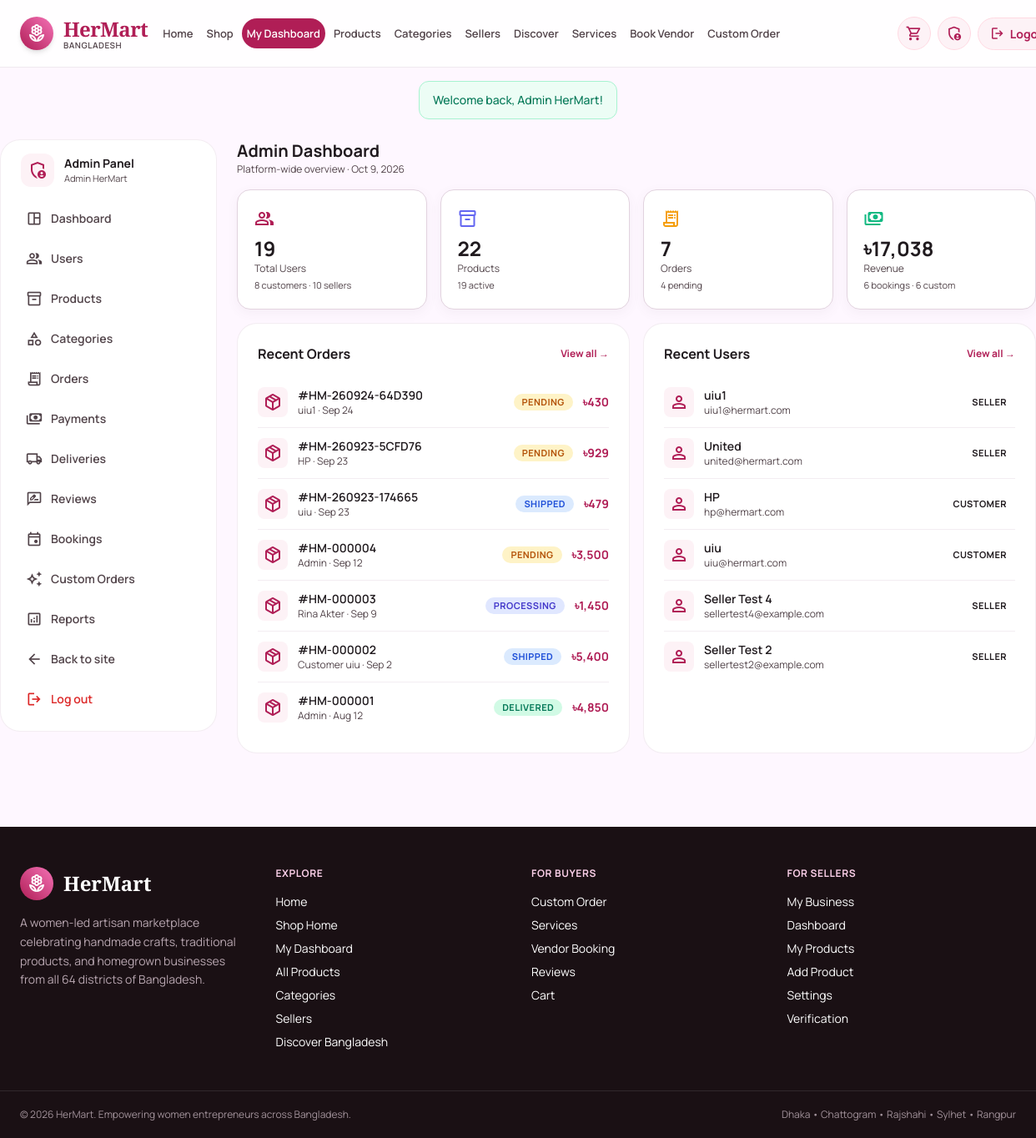
The app's page /admin/dashboard.php (signed in) with its own data.
### tables this page shows
CREATE TABLE `orders` (
  `id` int(11) NOT NULL,
  `order_number` varchar(40) NOT NULL,
  `customer_id` int(11) DEFAULT NULL,
  `total_amount` decimal(12,2) NOT NULL DEFAULT 0.00,
  `shipping_address` varchar(500) DEFAULT NULL,
  `district` varchar(80) DEFAULT NULL,
  `upazila` varchar(80) DEFAULT NULL,
  `phone` varchar(30) DEFAULT NULL,
  `notes` text DEFAULT NULL,
  `payment_method` enum('cod','bkash','nagad','card','bank') NOT NULL DEFAULT 'cod',
  `payment_status` enum('pending','paid','failed','refunded') NOT NULL DEFAULT 'pending',
  `order_status` enum('pending','confirmed','processing','shipped','out_for_delivery','delivered','cancelled') NOT NULL DEFAULT 'pending',
  `created_at` timestamp NOT NULL DEFAULT current_timestamp(),
  `updated_at` timestamp NOT NULL DEFAULT current_timestamp() ON UPDATE current_timestamp()
);

CREATE TABLE `users` (
  `id` int(11) NOT NULL,
  `name` varchar(120) NOT NULL,
  `email` varchar(150) NOT NULL,
  `phone` varchar(30) DEFAULT NULL,
  `password_hash` varchar(255) NOT NULL,
  `role` enum('customer','seller','admin') NOT NULL DEFAULT 'customer',
  `status` enum('active','inactive','suspended') NOT NULL DEFAULT 'active',
  `address` varchar(255) DEFAULT NULL,
  `profile_image` varchar(255) DEFAULT NULL,
  `created_at` timestamp NOT NULL DEFAULT current_timestamp(),
  `updated_at` timestamp NOT NULL DEFAULT current_timestamp() ON UPDATE current_timestamp()
);

### includes/db.php (called while the page is built, shortened)
<?php
$host = DB_HOST;
$user = DB_USER;
$pass = DB_PASS;
$db   = DB_NAME;
$port = DB_PORT;
$conn = @new mysqli($host, $user, $pass, $db, $port);
$db_ready = !$conn->connect_error;
function db_select($sql, $types = '', $params = []) {
    global $conn, $db_ready;
    $stmt = $conn->prepare($sql);
    if (!$stmt->execute()) {
        error_log('[HerMart] db_select execute failed: ' . $stmt->error . ' | SQL: ' . $sql);
        $stmt->close();
        return [];
    }
    $res = $stmt->get_result();
    $rows = $res ? $res->fetch_all(MYSQLI_ASSOC) : [];
    return $rows;
}
function db_select_one($sql, $types = '', $params = []) {
    $rows = db_select($sql, $types, $params);
    return $rows[0] ?? null;
}
function h($str) {
    return htmlspecialchars((string)$str, ENT_QUOTES, 'UTF-8');
}

### includes/functions.php (called while the page is built, shortened)
<?php
require_once __DIR__ . '/db.php';
function status_pill_class($status, $type = 'order') {
    if ($type === 'order') {
        return match($status) {
            'pending'          => 'bg-amber-100 text-amber-700',
            'confirmed'        => 'bg-sky-100 text-sky-700',
            'processing'       => 'bg-indigo-100 text-indigo-700',
            'shipped'          => 'bg-blue-100 text-blue-700',
            'out_for_delivery' => 'bg-purple-100 text-purple-700',
            'delivered'        => 'bg-emerald-100 text-emerald-700',
            'cancelled'        => 'bg-red-100 text-red-700',
            default            => 'bg-gray-100 text-gray-700',
        };
    }
    return 'bg-gray-100 text-gray-700';
}
function format_status_label($status) {
    return h(ucwords(str_replace('_', ' ', (string)$status)));
}
function money_tk($amount) {
    return '৳' . number_format((float)$amount, 0);
}
    ?>

### admin/dashboard.php (the view, shortened to what this page needs)
<?php
$stats = [
    'total_users'        => (int)(db_select_one("SELECT COUNT(*) AS c FROM users")['c'] ?? 0),
    'customers'          => (int)(db_select_one("SELECT COUNT(*) AS c FROM users WHERE role = 'customer'")['c'] ?? 0),
    'sellers'            => (int)(db_select_one("SELECT COUNT(*) AS c FROM users WHERE role = 'seller'")['c'] ?? 0),
    'total_products'     => (int)(db_select_one("SELECT COUNT(*) AS c FROM products")['c'] ?? 0),
    'active_products'    => (int)(db_select_one("SELECT COUNT(*) AS c FROM products WHERE status = 'active'")['c'] ?? 0),
    'total_orders'       => (int)(db_select_one("SELECT COUNT(*) AS c FROM orders")['c'] ?? 0),
    'pending_orders'     => (int)(db_select_one("SELECT COUNT(*) AS c FROM orders WHERE order_status IN ('pending','confirmed','processing')")['c'] ?? 0),
    'total_bookings'     => (int)(db_select_one("SELECT COUNT(*) AS c FROM bookings")['c'] ?? 0),
    'total_custom'       => (int)(db_select_one("SELECT COUNT(*) AS c FROM custom_orders")['c'] ?? 0),
    'revenue'            => (float)(db_select_one("SELECT COALESCE(SUM(total_amount),0) AS r FROM orders WHERE order_status NOT IN ('cancelled')")['r'] ?? 0),
];
$recentOrders = db_select(
    "SELECT o.id, o.order_number, o.created_at, o.order_status, o.total_amount,
            u.name AS customer_name
     FROM orders o LEFT JOIN users u ON u.id = o.customer_id
     ORDER BY o.created_at DESC LIMIT 8"
);
$recentUsers = db_select(
    "SELECT id, name, email, role, created_at FROM users ORDER BY created_at DESC LIMIT 6"
);
include __DIR__ . '/../includes/header.php';
include __DIR__ . '/_layout_top.php';
?>
<div>
  <h2 class="text-xl font-bold">Admin Dashboard</h2>
  <p class="text-xs text-on-surface-variant">Platform-wide overview · <?= h(date('M j, Y')) ?></p>
</div>
<div class="grid grid-cols-2 md:grid-cols-4 gap-4">
  <div class="hm-card p-5">
    <span class="material-symbols-outlined text-primary">group</span>
    <div class="text-2xl font-bold mt-2"><?= $stats['total_users'] ?></div>
    <div class="text-xs text-on-surface-variant">Total Users</div>
    <div class="text-[11px] text-on-surface-variant mt-1"><?= $stats['customers'] ?> customers · <?= $stats['sellers'] ?> sellers</div>
  </div>
  <div class="hm-card p-5">
    <span class="material-symbols-outlined text-indigo-500">inventory_2</span>
    <div class="text-2xl font-bold mt-2"><?= $stats['total_products'] ?></div>
    <div class="text-xs text-on-surface-variant">Products</div>
    <div class="text-[11px] text-on-surface-variant mt-1"><?= $stats['active_products'] ?> active</div>
  </div>
  <div class="hm-card p-5">
    <span class="material-symbols-outlined text-amber-500">receipt_long</span>
    <div class="text-2xl font-bold mt-2"><?= $stats['total_orders'] ?></div>
    <div class="text-xs text-on-surface-variant">Orders</div>
    <div class="text-[11px] text-on-surface-variant mt-1"><?= $stats['pending_orders'] ?> pending</div>
  </div>
  <div class="hm-card p-5">
    <span class="material-symbols-outlined text-emerald-500">payments</span>
    <div class="text-2xl font-bold mt-2"><?= money_tk($stats['revenue']) ?></div>
    <div class="text-xs text-on-surface-variant">Revenue</div>
    <div class="text-[11px] text-on-surface-variant mt-1"><?= $stats['total_bookings'] ?> bookings · <?= $stats['total_custom'] ?> custom</div>
  </div>
</div>
<div class="grid lg:grid-cols-2 gap-4">
  <div class="bg-white rounded-3xl border border-outline/40 p-6">
    <div class="flex items-center justify-between mb-4">
      <h3 class="font-bold">Recent Orders</h3>
      <a href="orders.php" class="text-xs font-bold text-primary hover:underline">View all →</a>
    </div>
    <?php if (empty($recentOrders)): ?>
      <p class="text-sm text-on-surface-variant py-6 text-center">No orders yet.</p>
    <?php else: ?>
      <div class="divide-y divide-outline/40">
        <?php foreach ($recentOrders as $o): ?>
          <div class="py-3 flex items-center gap-3">
            <div class="w-9 h-9 rounded-lg bg-primary-light flex items-center justify-center">
              <span class="material-symbols-outlined text-primary">package_2</span>
            </div>
            <div class="flex-1 min-w-0">
              <div class="font-semibold text-sm truncate">#<?= h($o['order_number']) ?></div>
              <div class="text-xs text-on-surface-variant"><?= h($o['customer_name'] ?? 'Customer') ?> · <?= h(date('M j', strtotime($o['created_at']))) ?></div>
            </div>
            <span class="hm-pill <?= status_pill_class($o['order_status'], 'order') ?>"><?= format_status_label($o['order_status']) ?></span>
            <span class="text-sm font-bold text-primary"><?= money_tk($o['total_amount']) ?></span>
          </div>
        <?php endforeach; ?>
      </div>
    <?php endif; ?>
  </div>
  <div class="bg-white rounded-3xl border border-outline/40 p-6">
    <div class="flex items-center justify-between mb-4">
      <h3 class="font-bold">Recent Users</h3>
      <a href="users.php" class="text-xs font-bold text-primary hover:underline">View all →</a>
    </div>
    <?php if (empty($recentUsers)): ?>
      <p class="text-sm text-on-surface-variant py-6 text-center">No users yet.</p>
    <?php else: ?>
      <div class="divide-y divide-outline/40">
        <?php foreach ($recentUsers as $u): ?>
          <div class="py-3 flex items-center gap-3">
            <div class="w-9 h-9 rounded-lg bg-primary-light flex items-center justify-center">
              <span class="material-symbols-outlined text-primary">person</span>
            </div>
            <div class="flex-1 min-w-0">
              <div class="font-semibold text-sm truncate"><?= h($u['name']) ?></div>
              <div class="text-xs text-on-surface-variant truncate"><?= h($u['email']) ?></div>
            </div>
            <span class="hm-pill bg-surface-container/60 text-on-surface"><?= h($u['role']) ?></span>
          </div>
        <?php endforeach; ?>
      </div>
    <?php endif; ?>
  </div>
</div>
<?php include __DIR__ . '/_layout_bottom.php'; ?>
<?php include __DIR__ . '/../includes/footer.php'; ?>

### assets/css/style.css (style rules this page uses)
html { scroll-behavior: smooth; }
body { -webkit-font-smoothing: antialiased; -moz-osx-font-smoothing: grayscale; font-family: 'Manrope', sans-serif; color: #201a1e; background: #fef7ff; }
.material-symbols-outlined { font-family: 'Material Symbols Outlined'; font-weight: normal; font-style: normal; font-size: 24px; line-height: 1; letter-spacing: normal; text-transform: none; display: inline-block; white-space: nowrap; word-wrap: normal; direction: ltr; font-feature-settings: 'liga'; -webkit-font-smoothing: antialiased; font-variation-settings: 'FILL' 0, 'wght' 400, 'GRAD' 0, 'opsz' 24; vertical-align: middle; }
.hm-card { background: #fff; border: 1px solid #e2d3df; border-radius: 1rem; box-shadow: 0 4px 14px rgba(101, 88, 95, 0.06); transition: all 0.2s ease; }
.hm-pill { display: inline-flex; align-items: center; padding: 2px 10px; border-radius: 9999px; font-size: 11px; font-weight: 700; text-transform: uppercase; letter-spacing: 0.04em; white-space: nowrap; }

### records on screen
orders: order_number "HM-260924-64D390", customer.name "uiu1", created_at "Sep 24", order_status "PENDING", total_amount "৳430"
orders: order_number "HM-260923-5CFD76", customer.name "HP", created_at "Sep 23", order_status "PENDING", total_amount "৳929"
orders: order_number "HM-260923-174665", customer.name "uiu", created_at "Sep 23", order_status "SHIPPED", total_amount "৳479"
orders: order_number "HM-000004", customer.name "Admin", created_at "Sep 12", order_status "PENDING", total_amount "৳3,500"
orders: order_number "HM-000003", customer.name "Rina Akter", created_at "Sep 9", order_status "PROCESSING", total_amount "৳1,450"
orders: order_number "HM-000002", customer.name "Customer uiu", created_at "Sep 2", order_status "SHIPPED", total_amount "৳5,400"
orders: order_number "HM-000001", customer.name "Admin", created_at "Aug 12", order_status "DELIVERED", total_amount "৳4,850"
users: name "uiu1", email "uiu1@hermart.com", role "SELLER"
users: name "United", email "united@hermart.com", role "SELLER"
users: name "HP", email "hp@hermart.com", role "CUSTOMER"
users: name "uiu", email "uiu@hermart.com", role "CUSTOMER"
users: name "Seller Test 4", email "sellertest4@example.com", role "SELLER"
users: name "Seller Test 2", email "sellertest2@example.com", role "SELLER"

### other values on screen
$flash['message'] "Welcome back, Admin HerMart!"
$_SESSION['user']['name'] "Admin HerMart"
$l['label'] "Dashboard"
$l['label'] "Users"
$l['label'] "Products"
$l['label'] "Categories"
$l['label'] "Orders"
$l['label'] "Payments"
$l['label'] "Deliveries"
$l['label'] "Reviews"
$l['label'] "Bookings"
$l['label'] "Custom Orders"
$l['label'] "Reports"
$stats['total_users'] "19"
$stats['customers'] "8"
